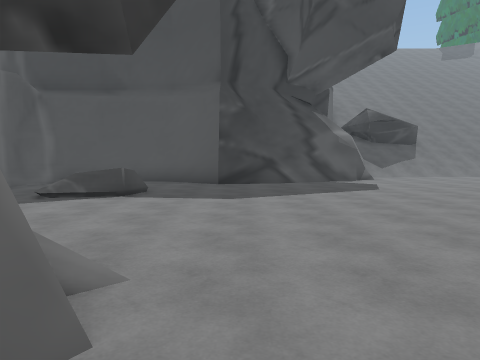
View 1 (above)

16 first-person views from a walk through a scene from a Unity 3-D project. The camera is 1.4 m above the floor, tilts 4° down and sees 70° across. The floor is counted in squares, 1.8 m on a side. Each view is taken from the middle of a square. On the plan, view 1 faces up. The plan holds only what a view shows up to about 11 squares ahead; the rest is blank. The place goes on beyond the plan. The player character is not drawn.

View 2
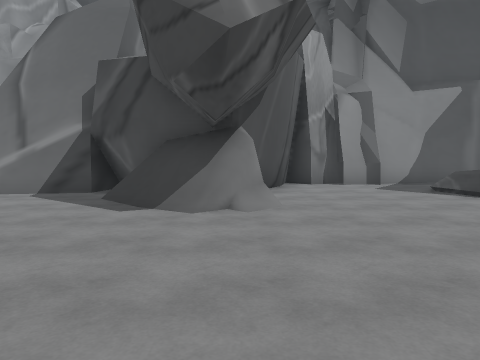

View 3
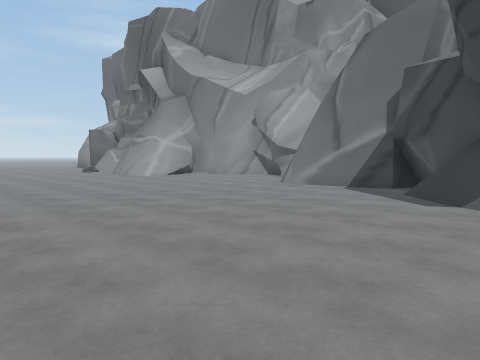

View 4
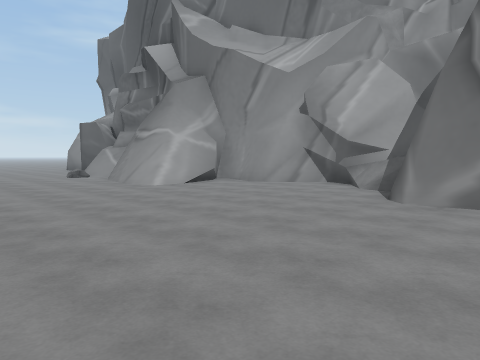

View 5
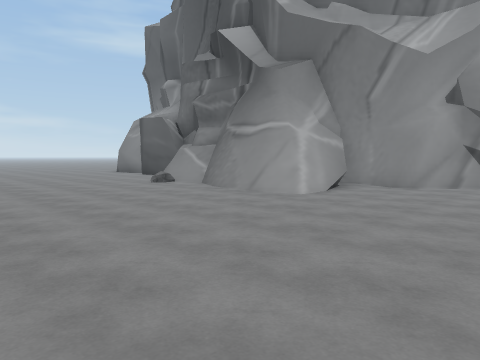

View 6
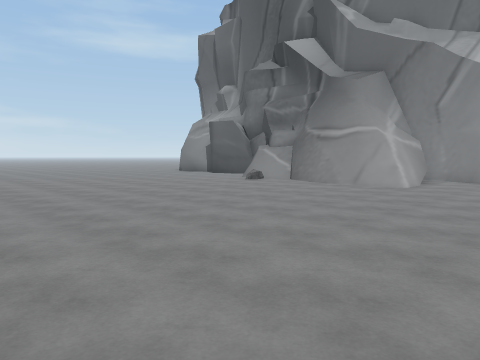

View 7
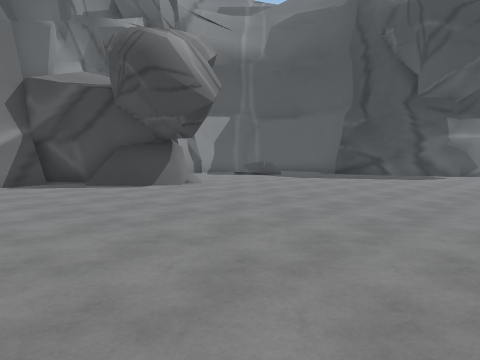

View 8
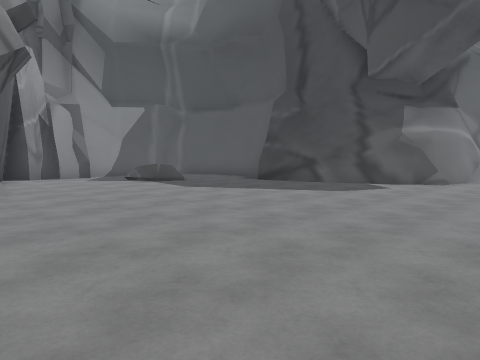

View 9
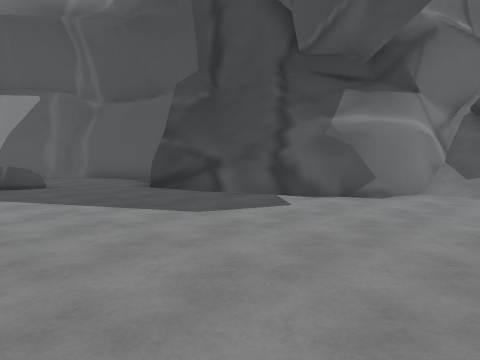

View 10
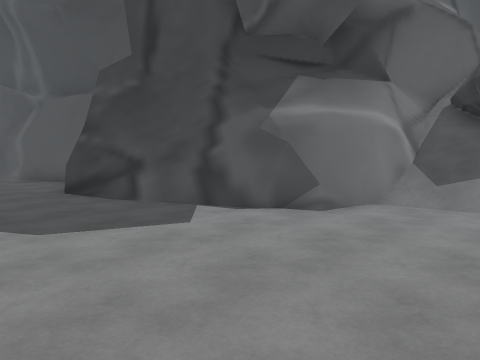

View 11
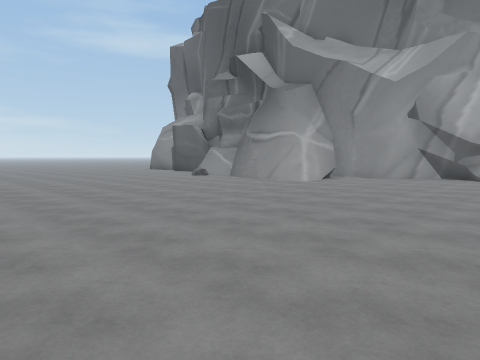

View 12
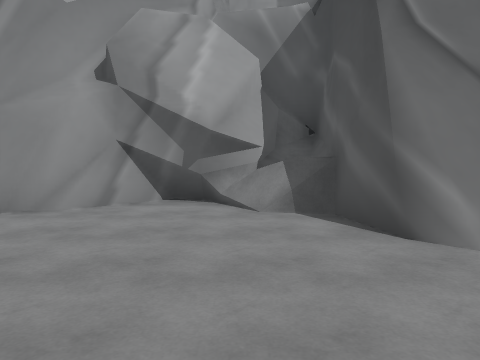

View 13
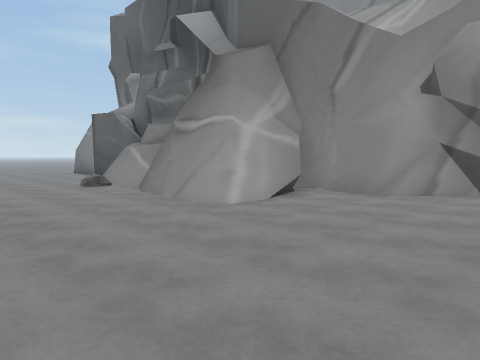

View 14
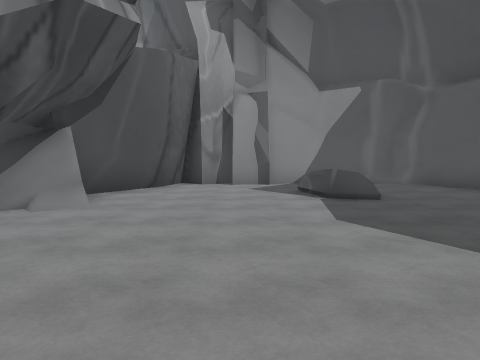

View 15
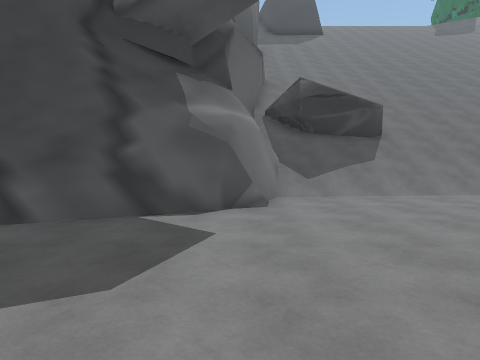

View 16
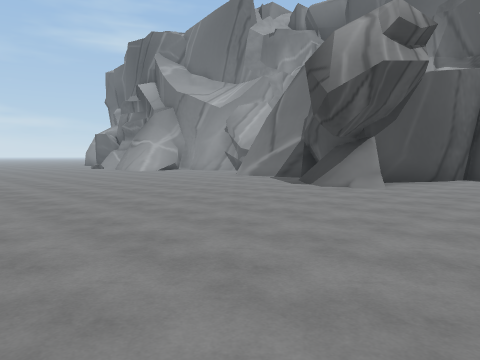

### Floor plan
Key: @ floor where view 1 was taken; # wall or solid block; . main floor; : floor 0.75 m higher than the main floor; / step, stairs or slope; = window, fence, low wall or low ledge; ^ raised ledge; v drop or lower ground; R rock.
Columns run from 10 left of view 1 to 7 right of it. Each row starts with its distance up from view 1.
 19                #
 18                #
 17               ## =
 16               ## #
 15               #/##
 14               #///
 13               #///
 12               #...
 11    v ##########...
 10    v##...###=.....
  9     #.............
  8     #.............
  7     #.. R.........
  6     #.............
  5     #.............
  4     #.............
  3     ###...........
  2       ###.........
  1       ###.........
  0       ###.@......
 -1       #...........
 -2       ##..........
 -3       ##..........
 -4  vv#####..........
 -5 vv##:=............
 -6    ##=............
 -7     #.............
 -8   v #.............
 -9  vvv##............
-10   vv ###=.........
-11   vv ####........
-12   vv  ###........
-13     v ###........
-14     v ^#.........
-15       ==.........

Positions as (right, up) in squares from view 1, and headings:
1: (0, 0), facing up
2: (4, 2), facing left
3: (5, 2), facing down-left
4: (3, -2), facing down-left
5: (4, -6), facing down-left
6: (7, -7), facing down-left
7: (7, -4), facing up-left
8: (7, 1), facing up-left
9: (7, 5), facing up-left
10: (7, 7), facing up-left
11: (7, -4), facing down-left
12: (0, -6), facing left
13: (2, -6), facing down-left
14: (4, 5), facing left
15: (4, 6), facing up
16: (7, 6), facing down-left
